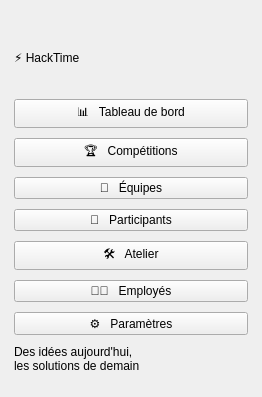
         <widget class="QFrame" name="sidebarAtelier">
          <property name="minimumSize">
           <size>
            <width>262</width>
            <height>0</height>
           </size>
          </property>
          <property name="maximumSize">
           <size>
            <width>262</width>
            <height>16777215</height>
           </size>
          </property>
          <layout class="QVBoxLayout" name="sidebarLayoutAtelier">
           <property name="spacing">
            <number>10</number>
           </property>
           <property name="leftMargin">
            <number>14</number>
           </property>
           <property name="topMargin">
            <number>26</number>
           </property>
           <property name="rightMargin">
            <number>14</number>
           </property>
           <property name="bottomMargin">
            <number>24</number>
           </property>
           <item>
            <widget class="QLabel" name="logoAtelier">
             <property name="text">
              <string>⚡ HackTime</string>
             </property>
             <property name="minimumSize">
              <size>
               <width>222</width>
               <height>63</height>
              </size>
             </property>
            </widget>
           </item>
           <item>
            <widget class="QPushButton" name="btnDashboardAtelier">
             <property name="text">
              <string>📊   Tableau de bord</string>
             </property>
            </widget>
           </item>
           <item>
            <widget class="QPushButton" name="btnCompetitionsAtelier">
             <property name="text">
              <string>🏆   Compétitions</string>
             </property>
            </widget>
           </item>
           <item>
            <widget class="QPushButton" name="btnEquipesAtelier">
             <property name="text">
              <string>👥   Équipes</string>
             </property>
            </widget>
           </item>
           <item>
            <widget class="QPushButton" name="btnParticipantsAtelier">
             <property name="text">
              <string>👤   Participants</string>
             </property>
            </widget>
           </item>
           <item>
            <widget class="QPushButton" name="btnAtelierAtelier">
             <property name="text">
              <string>🛠️   Atelier</string>
             </property>
             <property name="active" stdset="0">
              <bool>true</bool>
             </property>
            </widget>
           </item>
           <item>
            <widget class="QPushButton" name="btnEmployesAtelier">
             <property name="text">
              <string>🧑‍💼   Employés</string>
             </property>
            </widget>
           </item>
           <item>
            <widget class="QPushButton" name="btnParametresAtelier">
             <property name="text">
              <string>⚙️   Paramètres</string>
             </property>
            </widget>
           </item>
           <item>
            <spacer name="sidebarSpacerAtelier">
             <property name="orientation">
              <enum>Qt::Vertical</enum>
             </property>
             <property name="sizeHint" stdset="0">
              <size>
               <width>0</width>
               <height>0</height>
              </size>
             </property>
            </spacer>
           </item>
           <item>
            <widget class="QLabel" name="tagline">
             <property name="text">
              <string>Des idées aujourd'hui,
les solutions de demain</string>
             </property>
            </widget>
           </item>
          </layout>
         </widget>
